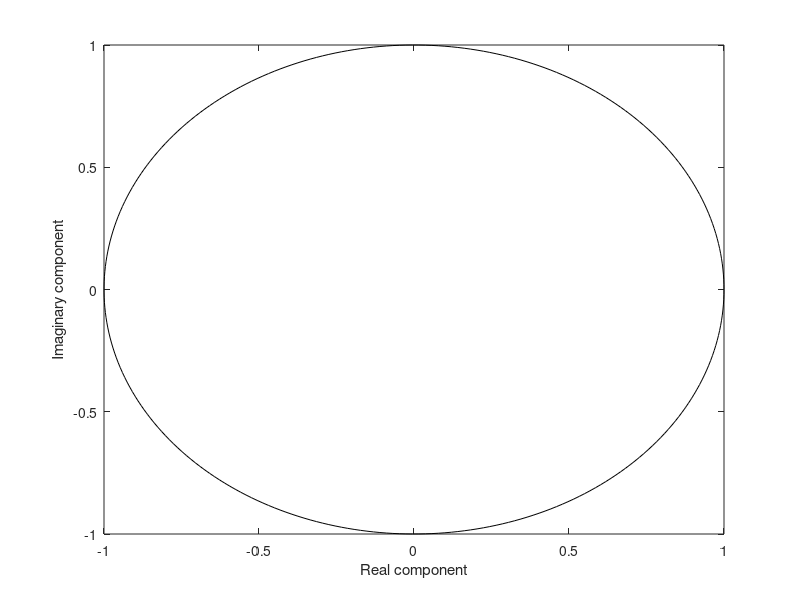

This chart was generated by the following MATLAB code: (Note: this script raises an error after producing the figure.)
h=figure;
filename = 'Floquet2.gif';
theta = linspace(0,2*pi,300);
x = cos(theta);
y = sin(theta);
plot(x,y,'k')
hold on
xlabel('Real component')
ylabel('Imaginary component')
for i=1:length(branches_PO_kappa_45(6).branch.point)
    f=branches_PO_kappa_45(6).branch.point(i).profile;
    ampl=max(f(1,:))-min(f(1,:));
    p=plot(real(branches_PO_kappa_45(6).branch.point(i).stability.mu),imag(branches_PO_kappa_45(6).branch.point(i).stability.mu),'ro');
    %drawnow
    axis equal
    title(['Floquet Multiplier at (\tau, Amplitude)= (' num2str(round(branches_PO_kappa_45(6).branch.point(i).parameter(17))) ',' num2str(round(ampl)) ')'])
      % Capture the plot as an image 
      frame = getframe(h); 
      im = frame2im(frame); 
      [imind,cm] = rgb2ind(im,256); 
      % Write to the GIF File 
      if i == 1 
          imwrite(imind,cm,fullfile(cd,filename),'gif','DelayTime',0.01,'Loopcount',inf); 
      else 
          imwrite(imind,cm,fullfile(cd,filename),'gif','DelayTime',0.01,'WriteMode','append'); 
      end
    delete(p)
end
